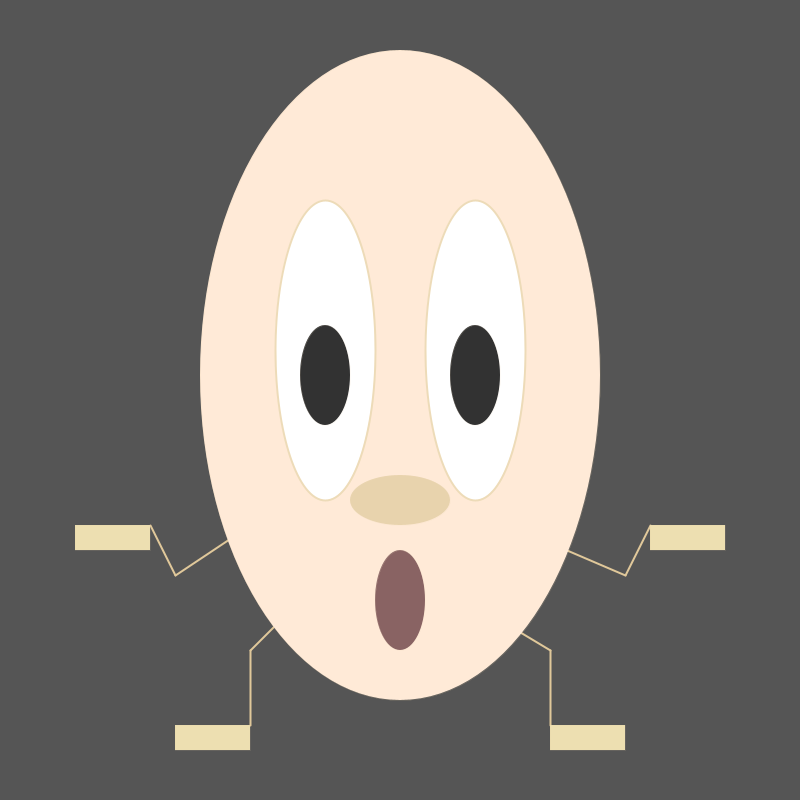
Frame 1 (no input)
Frame 60 (the mouse pressed at the canvas centre just before this capture): identical to frame 1, image omitted
Frame 120 (the mouse held since frame 60 and released just before this capture): identical to frame 1, image omitted

The Processing sketch that drew this single still picture (run headless with seeded random() and noise(); from frame 60 on, the mouse is pressed at the canvas centre):

// Processing sketch: processing_71656
// ── processing_71656.pde

// creature's local origin
int localX = 400;
int localY = 400;

int r1 =  224;    int g1 =  200;    int b1 =  154;
int r2 =  237;    int g2 =  223;    int b2 =  177;
int r3 =  255;    int g3 =  234;    int b3 =  215;
int r4 =  232;    int g4 =  219;    int b4 =  184;
int r5 =  137;    int g5 =  211;    int b5 =  173;
                  int g6 =   99;    int b6 =   99;

 
/* 
// switch to turn grid on/off
boolean gridOn = false;   // start "off"
 
//
// keyTyped() is called once every time a key is pressed
//     ignoring CTRL, SHIFT, ALT
void keyTyped() {
  if ( key == 'g'  || key == 'G' ) {
    gridOn = !gridOn;
  }
}
 
//
// draw_grid() is used to overlay a grid
//
void draw_grid() {
 
  // grid parameters
  int span      = 500;    // how far each way from the local origin
  int increment = 25;     // how close the lines are
                          // note: should be a factor of 100
  // draw grid
  strokeWeight( 1 );
  for ( int i=-span; i<=span; i+=increment ) {
    if ( ( i % 100 ) == 0 ) {
      stroke( 255, 0, 0, 192 );
    } else {
      stroke( 255, 0, 0, 64 );
    }
    line( localX-i, localY-span, localX-i, localY+span );
 
    if ( ( i % 100 ) == 0 ) {
      stroke( 0, 0, 255, 192 );
    } else {
      stroke( 0, 0, 255, 64 );
    }
    line( localX-span, localY-i, localX+span, localY-i );
  }
   
  // draw axes
  strokeWeight( 2.5 );
  stroke( 255, 0, 0 );
  line( 0, localY, width, localY ); 
  stroke( 0, 0, 255 );
  line( localX, 0, localX, height );
}
 
*/ 

//
// setup() is called once at the beginning to initialize
//

 
 
//
// draw() is called once per frame to draw
//

/* 
/*  // move the local origin??
  if ( gridOn  &&  mousePressed  &&  ( mouseButton == LEFT ) ) {
    localX = mouseX;
    localY = mouseY;
    println( "localX is " + localX + "    localY is " + localY );
*/  
 
 
 
 
//**********************************************************************************
//**********************************************************************************
//**********************************************************************************



void setup() {
  size( 800, 800 );        // size of the window
  smooth();                // antialiasing
}
 
void draw() {
  background( 255 );       // white background
 
 
 
rectMode(CORNERS);
ellipseMode(CENTER);
background(85);
 
strokeWeight(2);
stroke(r1 , g1 , b1);
 
    line( localX-150 , localY+125 , localX-225 , localY+175 );       //LEFT ARM
    line( localX-225 , localY+175 , localX-250 , localY+125 );
 
    line( localX+50  , localY+100 , localX+225 , localY+175 );       //RIGHT ARM
    line( localX+225 , localY+175 , localX+250 , localY+125 );
 
    line( localX-75  , localY+175 , localX-150 , localY+250 );
    line( localX-150 , localY+250 , localX-150 , localY+325 );       //LEGS  
   
    line( localX+25  , localY+175 , localX+150 , localY+250 );        
    line( localX+150 , localY+250 , localX+150 , localY+325 );
 
stroke(r1 , g1 , b1);
strokeWeight(0);
fill(r2 , g2 , b2);
 
    rect( localX+250 , localY+125 , localX+325 , localY+150 );       //HANDS
    rect( localX-325 , localY+125 , localX-250 , localY+150 );
 
    rect( localX+150 , localY+325 , localX+225 , localY+350);        //FEET
    rect( localX-225 , localY+325 , localX-150 , localY+350);
 
fill(r3 , g3 , b3);
 
    ellipse( localX , localY-25 , 400 , 650);       //HEAD
 
fill(255);
stroke(r2 , g4 , b4);
strokeWeight(2);
 
    ellipse( localX-75 , localY-50 , 100 , 300);
    ellipse( localX+75 , localY-50 , 100 , 300);    //EYES BIG
 
fill(50);
strokeWeight(0);
 
    ellipse( localX+75 , localY-25 , 50 , 100);     //EYES SMALL
    ellipse( localX-75 , localY-25 , 50 , 100);
 
fill(r4 , g5 , b5);
 
    ellipse( localX , localY+100 , 100 , 50);       //NOSE
 
fill(r5 , g6 , b6);
 
    ellipse( localX , localY+200 , 50  , 100);      //MOUTH
 
  
  
  
  
  
//**********************************************************************************
//**********************************************************************************
//**********************************************************************************
 
  
  
  // draw the grid
  // if ( gridOn ) {
  // draw_grid();
  // }
}
